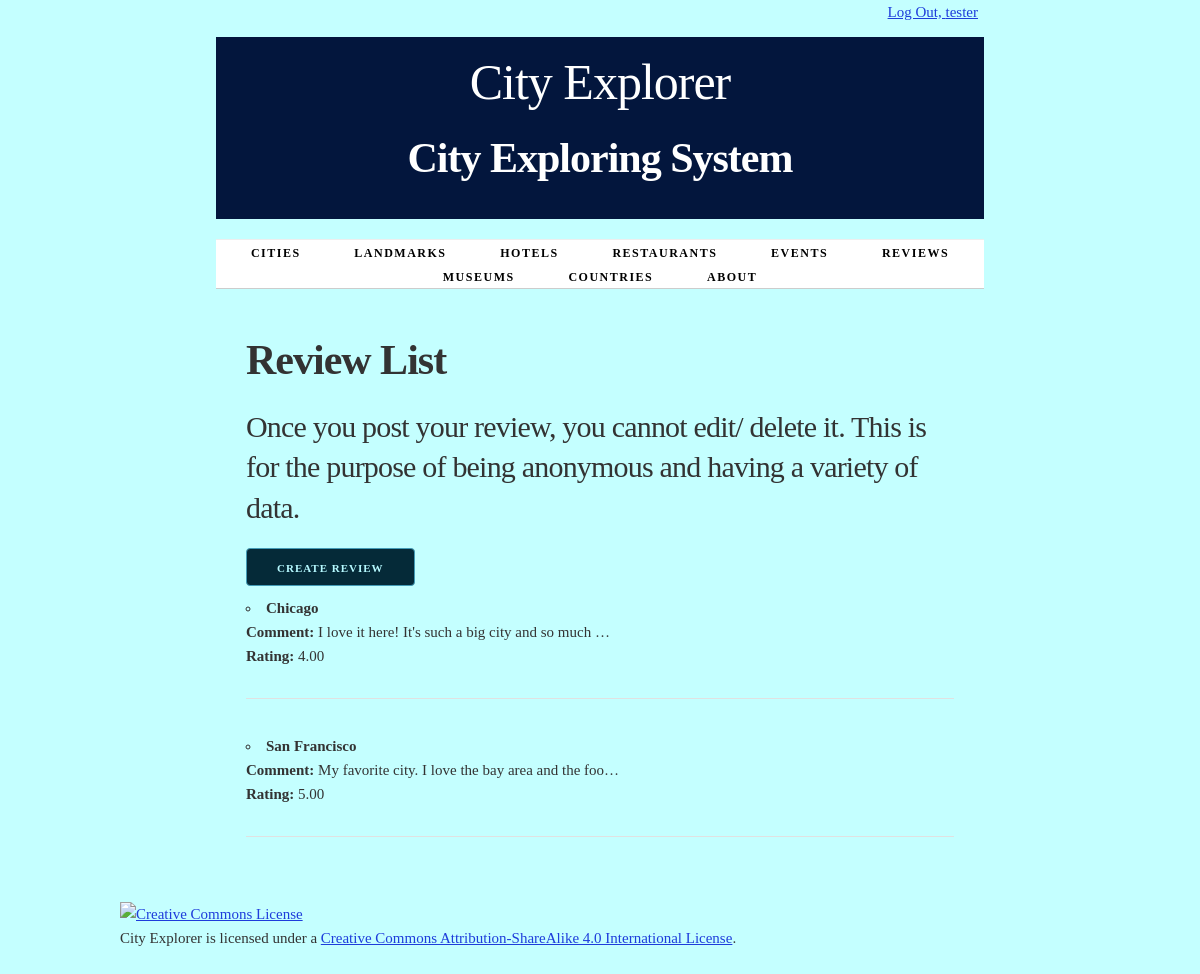
The app's page /review/ (signed in), older data.
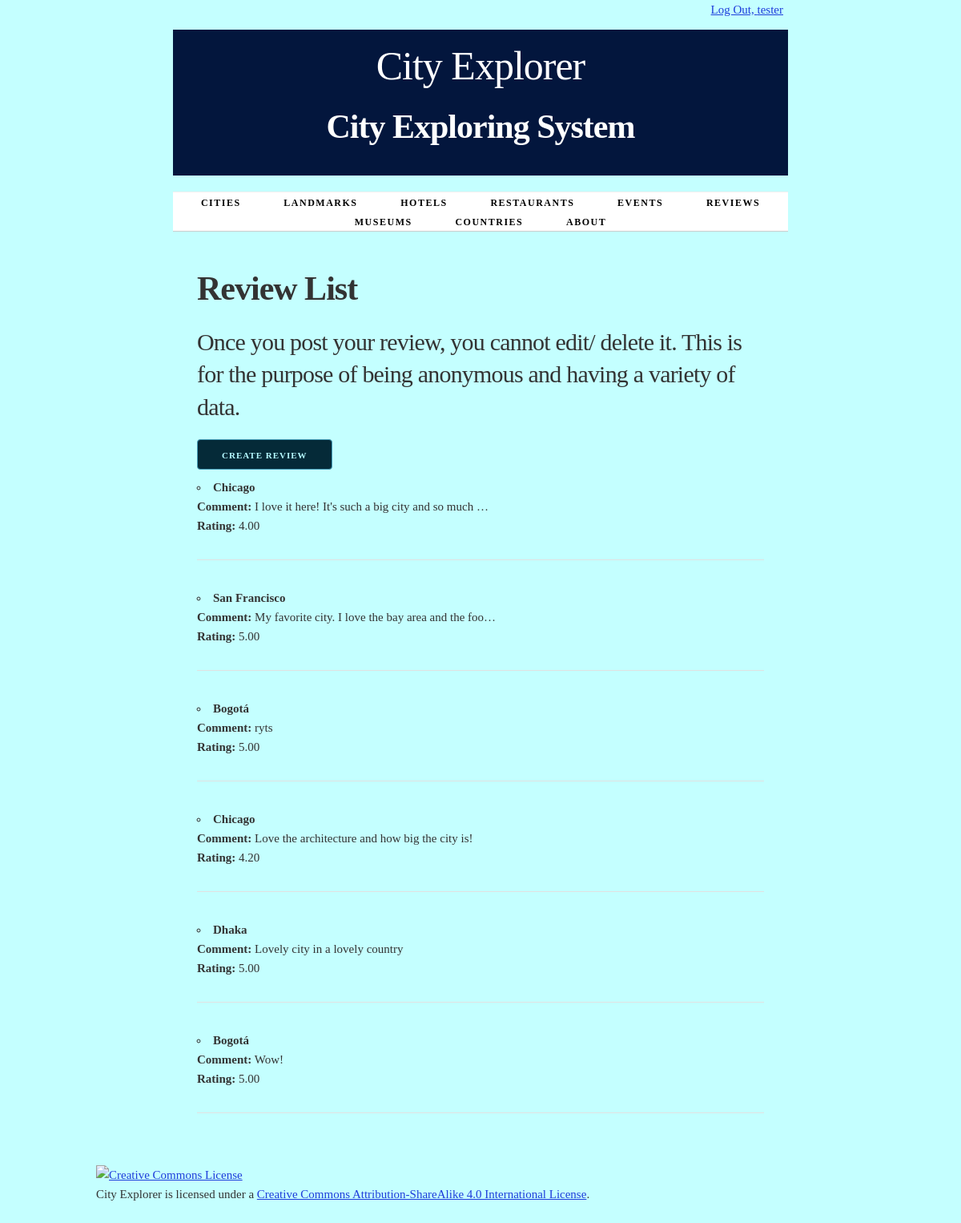
The same page, newer data.
### cities/models.py (models this page shows, shortened)
class Review(models.Model):
    city = models.ForeignKey(City, on_delete=models.CASCADE)
    comment = models.TextField(blank=True)
    rating = models.DecimalField(max_digits=3, decimal_places=2)
    class Meta:
        ordering = ['id']

class City(models.Model):
    name = models.CharField(max_length=100, unique=True)
    country = models.CharField(max_length=100)
    population = models.IntegerField()
    description = models.TextField(blank=True)
    class Meta:
        verbose_name_plural = "cities"
        ordering = ['name']

### cities/views.py (the view)
class ReviewList(LoginRequiredMixin, PermissionRequiredMixin, ListView):
    model = Review
    permission_required = 'cities.view_review'

### cities/templates/cities/review_list.html (shortened to what this page needs)
{% extends 'cities/base.html' %}
{% block content %}
    <h2>Review List</h2>
        {%  if perms.cities.add_review %}
        <h4>Once you post your review, you cannot edit/ delete it. This is for the purpose of being anonymous and having a variety of data.</h4>
    <a href="{% url 'create-review' %}" class="button button-primary">Create Review</a>
    {% endif %}
    <ul>
        {% for review in review_list %}
            <li>
                <strong>{{ review.city.name }}</strong><br>
                {% if review.comment %}
                    <strong>Comment:</strong> {{ review.comment|truncatechars:50 }}<br>
                {% else %}
                    <em>No comment available.</em><br>
                {% endif %}
                <strong>Rating:</strong> {{ review.rating }}<br>
            </li>
            <hr>
        {% endfor %}
    </ul>
{% endblock %}

### cities/templates/cities/base.html (shortened to what this page needs)
{% load static %}
<!DOCTYPE html>
<html lang="en">
<head>
    <link rel="stylesheet" type="text/css" href="{% static 'cities/normalize.css' %}">
    <link rel="stylesheet" type="text/css" href="{% static 'cities/skeleton.css' %}">
    <link rel="stylesheet" type="text/css" href="{% static 'cities/style.css' %}">
</head>
<div class="container">
    <div class="status row">
        <div class="offset-by-eight four columns">
            <ul class="inline">
                {% if user.is_authenticated %}
                    <li><a href="{% url 'logout_urlpattern' %}">
                        Log Out, {{ user.get_username }}</a></li>
                {% else %}
                    <li><a href="{% url 'login_urlpattern' %}">
                        Log In</a></li>
                {% endif %}
            </ul>
        </div>
    </div>
<body>
    <div class="container">
        <header class="row">
            <div class="offset-by-one ten columns">
                <h1>City Explorer</h1>
                <h2>City Exploring System</h2>
            </div>
        </header>
        <nav>
            <ul>
                {% if perms.cities.view_city %}
                <li>
                    <a href="{% url 'cities_city_list_urlpattern' %}">
                        Cities</a></li>
                {% endif %}
                {% if perms.cities.view_landmark %}
                <li>
                    <a href="{% url 'cities_landmark_list_urlpattern' %}">
                        Landmarks</a></li>
                 {% endif %}
                {% if perms.cities.view_hotel %}
                <li>
                    <a href="{% url 'cities_hotel_list_urlpattern' %}">
                        Hotels</a></li>
                {% endif %}
                {% if perms.cities.view_restaurant %}
                <li>
                    <a href="{% url 'cities_restaurant_list_urlpattern' %}">
                        Restaurants</a></li>
                {% endif %}
                {% if perms.cities.view_event %}
                <li>
                    <a href="{% url 'cities_event_list_urlpattern' %}">
                        Events</a></li>
                {% endif %}
                {% if perms.cities.view_review %}
                <li>
                    <a href="{% url 'cities_review_list_urlpattern' %}">
                        Reviews</a></li>
                {% endif %}
                {% if perms.cities.view_museum %}
                <li>
                    <a href="{% url 'cities_museum_list_urlpattern' %}">
                        Museums</a></li>
                {% endif %}
                {% if perms.cities.view_country %}
                <li>
                    <a href="{% url 'cities_country_list_urlpattern' %}">
                        Countries</a></li>
                {% endif %}
                <li>
                     <a href="{% url 'about_urlpattern' %}">
                        About</a>
                </li>
            </ul>
        </nav>
        <main>
            {% block content %}{% endblock %}
        </main>
</div>
</body>
</html>
<footer>
    <p>
        <a rel="license" href="http://creativecommons.org/licenses/by-sa/4.0/">
            <img alt="Creative Commons License" style="border-width:0"
                 src="https://i.creativecommons.org/l/by-sa/4.0/88x31.png"/>
        </a><br/>
        <span xmlns:dct="http://purl.org/dc/terms/" property="dct:title">City Explorer</span>
        is licensed under a
        <a rel="license" href="http://creativecommons.org/licenses/by-sa/4.0/">Creative Commons Attribution-ShareAlike
            4.0 International License</a>.
    </p>
</footer>
</body>
</html>

### cities/static/cities/skeleton.css (style rules this page uses)
.container { position: relative; width: 100%; max-width: 960px; margin: 0 auto; padding: 0 20px; box-sizing: border-box; }
.column, .columns { width: 100%; float: left; box-sizing: border-box; }
@media (min-width: 400px) { .container { width: 85%; padding: 0; } }
@media (min-width: 550px) { .container { width: 80%; } }
@media (min-width: 550px) { .column, .columns { margin-left: 4%; } }
@media (min-width: 550px) { .column:first-child, .columns:first-child { margin-left: 0; } }
@media (min-width: 550px) { .four.columns { width: 30.6666666667%; } }
@media (min-width: 550px) { .ten.columns { width: 82.6666666667%; } }
@media (min-width: 550px) { .offset-by-one.column, .offset-by-one.columns { margin-left: 8.66666666667%; } }
@media (min-width: 550px) { .offset-by-eight.column, .offset-by-eight.columns { margin-left: 69.3333333333%; } }
html { font-size: 62.5%; }
body { font-size: 1.5em; line-height: 1.6; font-weight: 400; font-family: "Raleway", "HelveticaNeue", "Helvetica Neue", Helvetica, Arial, sans-serif; color: #222; }
h1, h2, h3, h4, h5, h6 { margin-top: 0; margin-bottom: 2rem; font-weight: 300; }
h1 { font-size: 4.0rem; line-height: 1.2; letter-spacing: -0.1rem; }
h2 { font-size: 3.6rem; line-height: 1.25; letter-spacing: -0.1rem; }
h4 { font-size: 2.4rem; line-height: 1.35; letter-spacing: -0.08rem; }
@media (min-width: 550px) { h1 { font-size: 5.0rem; } }
@media (min-width: 550px) { h2 { font-size: 4.2rem; } }
@media (min-width: 550px) { h4 { font-size: 3.0rem; } }
p { margin-top: 0; }
a { color: #1e3ddb; }
.button, button, input[type="submit"], input[type="reset"], input[type="button"] { display: inline-block; height: 38px; padding: 0 30px; color: #555; text-align: center; font-size: 11px; font-weight: 600; line-height: 38px; letter-spacing: 0.1rem; text-transform: uppercase; text-decoration: none; white-space: nowrap; background-color: transparent; border-radius: 4px; border: 1px solid #bbb; cursor: pointer; box-sizing: border-box; }
.button.button-primary, button.button-primary, input[type="submit"].button-primary, input[type="reset"].button-primary, input[type="button"].button-primary { color: #b6f9ff; background-color: #052a38; border-color: #439bb6; }
ul { list-style: circle inside; }
ol, ul { padding-left: 0; margin-top: 0; }
li { margin-bottom: 1rem; }
button, .button { margin-bottom: 1rem; }
pre, blockquote, dl, figure, table, p, ul, ol, form { margin-bottom: 2.5rem; }
hr { margin-top: 3rem; margin-bottom: 3.5rem; border-width: 0; border-top: 1px solid #E1E1E1; }
.container:after, .row:after, .u-cf { content: ""; display: table; clear: both; }

### cities/static/cities/style.css (style rules this page uses)
html { height: 100%; background-color: #555; }
body { background-color: white; }
header h1 { display: inline-block; font-weight: normal; font-style: normal; width: 100%; margin-top: 0; padding-top: 0; }
nav { border-top: 1px solid #eee; width: 100%; border-bottom: 1px solid #eee; margin: 0 0 1em; padding: 0; }
nav ul { margin: 0; padding: 1em 0; list-style-type: none; text-align: center; }
nav ul li { display: inline; padding: 0; margin: 0 0.25em; font-weight: 600; text-transform: uppercase; text-align: center; font-size: 1rem; letter-spacing: .10rem; }
@media (min-width: 400px) { nav ul li { letter-spacing: .15rem; font-size: 1.2rem; margin: 0 0.5em; } }
@media (min-width: 550px) { nav ul li { margin: 0 0.75em; } }
nav ul li a { color: #555; text-decoration: none; background-color: transparent; cursor: pointer; }
.inline { list-style-type: none; padding: 0; margin: 0 0 -0.5em; }
.inline li { display: inline; }

### cities/templates/cities/base.html (style rules this page uses)
body { font-family: Baskerville, serif; line-height: 1.6; color: #333; background-color: #c4ffff; }
h1, h2, h3 { font-weight: 600; }
header { background-color: #03163d; padding: 1em 0; text-align: center; color: white; }
nav { background-color: #ffffff; border-bottom: 1px solid #ccc; }
nav ul { list-style-type: none; margin: 0; padding: 0; text-align: center; }
nav ul li { display: inline-block; margin: 0 10px; }
nav ul li a { color: #000000; text-decoration: none; padding: 10px 15px; border-radius: 4px; transition: background-color 0.3s ease; }
main { padding: 2em; }
.row { margin-bottom: 20px; }
.four.columns { text-align: center; }

Row changes from the older to the newer data that the page shows:
added Review: city.name "Bogotá", comment "ryts", rating "5.00"
added Review: city.name "Chicago", comment "Love the architecture and how big the city is!", rating "4.20"
added Review: city.name "Dhaka", comment "Lovely city in a lovely country", rating "5.00"
added Review: city.name "Bogotá", comment "Wow!", rating "5.00"
